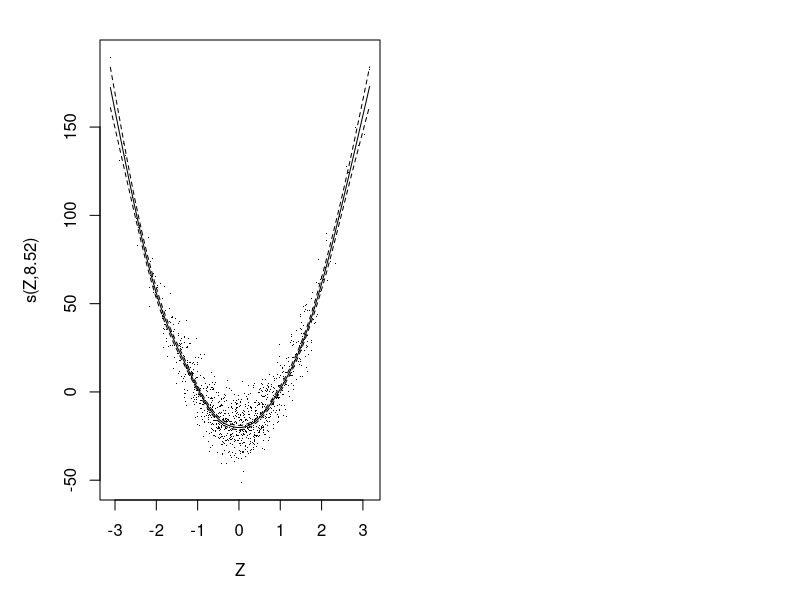

Source code (R): (Note: this script raises an error after producing the figure.)
## ---- chunk 1
library(mgcv)
library(dplyr)

n <- 1000
x <- rbinom(n, 1, 0.5)
z <- rnorm(n, mean = 0, sd = 1)

b0 <- 10
b1 <- 10
b2 <- 20

y <- b0 + b1 * x + b2 * z^2 + rnorm(n, mean = 0, sd = 10)
df <- data.frame(Y = y, X = x, Z = z)
gam_model <- gam(Y ~ X + s(Z), data = df, method = "REML")
## ---- chunk 2
#| code-fold: true
plot(gam_model, pages = 1, all.terms = TRUE, rug = FALSE, residuals = TRUE)
## ---- chunk 3
preds <- predict(gam_model, type = "terms") |>
  as.data.frame() |>
  setNames(c("pred_x", "pred_z"))

df <- cbind(df, preds)
## ---- chunk 4
#| echo: false
knitr::kable(head(df))
## ---- chunk 5
# Get the predicted values at the mean of Z since the 'terms' effects are
# relative to the mean effects (for smoothed terms), which are themselves
# absorbed into the intercept
z_mean_effect <- predict(
  gam_model, newdata = data.frame(X = 0, Z = mean(df$Z))
)

# for reasons unclear tp me, getting the intercept via coefs(gam_model) gives a
# result that is off by +b2, so just calculating it directly
intercept <- predict(gam_model, newdata = data.frame(X = 0, Z = 0))
z_mean_effect <- z_mean_effect - intercept

# Now calculate the "normalised" Y by subtracting the effect of Z
df$z_eff_pred_y <- df$pred_z + z_mean_effect
df$y_adj_z <- y - df$z_eff_pred_y

# check everything so far is correct by making sure we can reconstruct approx
# the true Y from the estimated components
df$x_eff_pred <- df$pred_x
df$pred_y_fromterms <- intercept + df$x_eff_pred + df$z_eff_pred_y
plot(df$pred_y_fromterms, df$Y) # straight line, so component terms are correct

#summary(gam_model)
#summary(lm(y_adj_z ~ X, data = df))
## ---- chunk 6
#| echo: false

# Now can plot the "normalised" Y against X

library(ggplot2)
library(ggpubr)

padj <- ggplot(df, aes(x = as.factor(X), y = y_adj_z)) +
  geom_bar(stat = "summary", fun = "mean") +
  geom_errorbar(stat = "summary", fun.data = "mean_cl_normal", width = 0.2) +
  labs(title = "Adjusted Y against X", x = "X", y = "Adjusted Y")

punadj <- ggplot(df, aes(x = as.factor(X), y = Y)) +
  geom_bar(stat = "summary", fun = "mean") +
  geom_errorbar(stat = "summary", fun.data = "mean_cl_normal", width = 0.2) +
  labs(title = "Unadjusted Y against X", x = "X", y = "Unadjusted Y")

parrange <- ggarrange(padj, punadj, ncol = 2)

parrange
